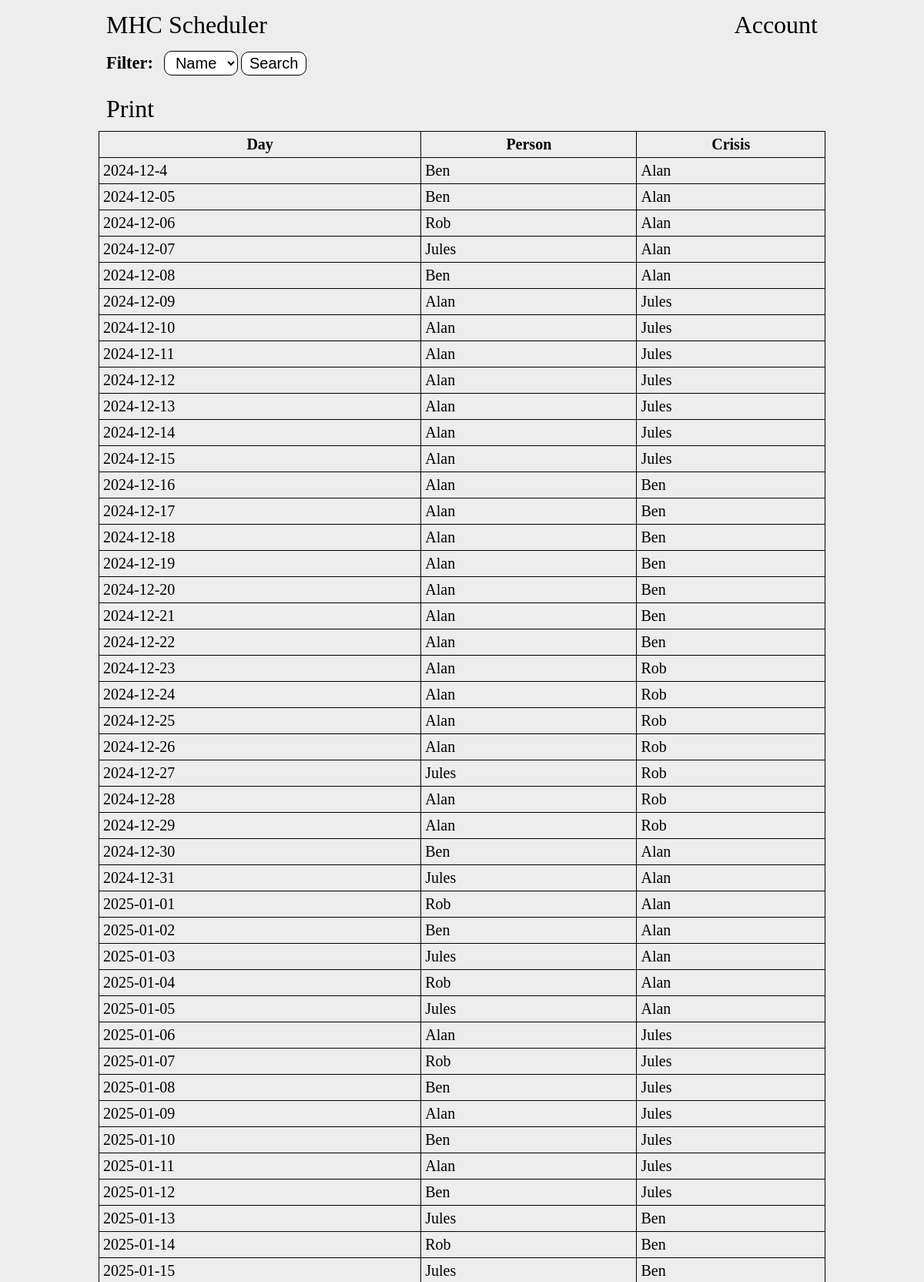
The page / (upper part) on the database its author committed.
### tables this page shows
CREATE TABLE days (id INTEGER NOT NULL, person_id INTEGER NOT NULL, date VARCHAR(255) NOT NULL, crisis_id INTEGER, completed bool, PRIMARY KEY(id), FOREIGN KEY (person_id) REFERENCES people(id));

CREATE TABLE people (id INTEGER NOT NULL, name varchar(255) NOT NULL, admin bool NOT NULL, diff int NOT NULL, password varchar(255), email varchar(255), number INTEGER, sessions bit(10), weight INTEGER, end_diff int, PRIMARY KEY (id));

### app.py (the view)
@app.route("/", methods=["GET"])
def index():
    con = sqlite3.connect("main.db")
    con.row_factory = sqlite3.Row
    cur = con.cursor()
    cur.execute("SELECT name, id FROM people;")
    rows = cur.fetchall()
    peopleData = [dict(row) for row in rows]
    if request.args.get('person'):
        person = request.args.get('person') # Filter days so that only the selected person shows
        cur.execute("SELECT days.date, p1.name AS oncall, p2.name AS crisis FROM days JOIN people p1 ON days.person_id = p1.id JOIN people p2 ON days.crisis_id = p2.id WHERE (days.person_id = ? OR days.crisis_id = ?) AND days.completed = 0 ORDER BY days.id ASC LIMIT 50", (person,person))
    else: # Display all days with a limit of 50
        cur.execute("SELECT date, p1.name AS oncall, p2.name AS crisis FROM days JOIN people p1 ON days.person_id = p1.id JOIN people p2 ON days.crisis_id = p2.id AND days.completed = 0 ORDER BY days.id ASC LIMIT 50")
    rows = cur.fetchall()
    daysData = [dict(row) for row in rows]
    con.close()
    if session.get("admin") != None:
        adminPerms = session['admin']
        if adminPerms == 1:
            return render_template('index.html', people=peopleData, days=daysData, accountLink="./signin", controlText="Admin", controlLink="./account")
        else:
            return render_template('index.html', people=peopleData, days=daysData, accountLink="./signin", controlText="Swaps", controlLink="./account")
    else:
        return render_template('index.html', people=peopleData, days=daysData, accountLink="./signin")

### app.py (called while the page is built)
@app.after_request
def add_header(response):
    response.headers["Cache-Control"] = "no-store, no-cache, must-revalidate, post-check=0, pre-check=0, max-age=0"
    response.headers["Pragma"] = "no-cache"
    response.headers["Expires"] = "0"
    return response

### templates/index.html (shortened to what this page needs)
{% extends "base.html" %}
{% block body %}
<nav>
    <a href="./">MHC Scheduler</a>
    <div>
        <a href="signin">Account</a>
    </div>
</nav>
<main>
    <form method="get">
        <label for="filter">Filter: </label>
        <select name="person" id="filter">
            <option disabled selected>Name</option>
        </select>
        <input type="submit" value="Search">
    </form>
    <a class="print" href="./print">Print</a>
    <table>
        <tr>
            <th>Day</th>
            <th>Person</th>
            <th>Crisis</th>
        </tr>
        {% for day in days %}
        <tr>
            <td>{{ day['date'] }}</td>
            <td>{{ day['oncall'] }}</td>
            <td>{{ day['crisis'] }}</td>
        </tr>
        {% endfor %}
    </table>
</main>
{% endblock %}

### templates/base.html (shortened to what this page needs)
<!DOCTYPE html>
<html lang="en">
    <head>
        <link rel="stylesheet" href="{{ url_for('static', filename='main.css') }}">
    </head>
    <body>
        {% block body %}
        {% endblock %}
    </body>
</html>

### static/main.css (style rules this page uses)
body { background-color: rgb(237, 237, 237); padding: 0 10%; }
nav { color: black; display: flex; flex-direction: row; justify-content: space-between; align-items: center; height: 6vh; }
.print, nav a { color: black; text-decoration: none; padding: 10px; font-size: 2rem; border-radius: 10px; }
label, select, input { display: inline-block; font-size: 1.25rem; padding: 3px 10px; border-radius: 10px; }
label { font-weight: bold; font-size: 1.4rem; }
select, input { background-color: white; border: 1px solid black; }
form { margin: 10px 0 20px 0; }
form input { margin-bottom: 5px; }
table { width: 100%; margin: 10px 0; }
th, td { padding: 5px; font-size: 1.25rem; }
table, th, td { border: 1px solid black; border-collapse: collapse; }

### rows shown on the page
days: date "2024-12-4", oncall "Ben", crisis "Alan"
days: date "2024-12-05", oncall "Ben", crisis "Alan"
days: date "2024-12-06", oncall "Rob", crisis "Alan"
days: date "2024-12-07", oncall "Jules", crisis "Alan"
days: date "2024-12-08", oncall "Ben", crisis "Alan"
days: date "2024-12-09", oncall "Alan", crisis "Jules"
days: date "2024-12-10", oncall "Alan", crisis "Jules"
days: date "2024-12-11", oncall "Alan", crisis "Jules"
days: date "2024-12-12", oncall "Alan", crisis "Jules"
days: date "2024-12-13", oncall "Alan", crisis "Jules"
days: date "2024-12-14", oncall "Alan", crisis "Jules"
days: date "2024-12-15", oncall "Alan", crisis "Jules"
days: date "2024-12-16", oncall "Alan", crisis "Ben"
days: date "2024-12-17", oncall "Alan", crisis "Ben"
days: date "2024-12-18", oncall "Alan", crisis "Ben"
days: date "2024-12-19", oncall "Alan", crisis "Ben"
days: date "2024-12-20", oncall "Alan", crisis "Ben"
days: date "2024-12-21", oncall "Alan", crisis "Ben"
days: date "2024-12-22", oncall "Alan", crisis "Ben"
days: date "2024-12-23", oncall "Alan", crisis "Rob"
days: date "2024-12-24", oncall "Alan", crisis "Rob"
days: date "2024-12-25", oncall "Alan", crisis "Rob"
days: date "2024-12-26", oncall "Alan", crisis "Rob"
days: date "2024-12-27", oncall "Jules", crisis "Rob"
days: date "2024-12-28", oncall "Alan", crisis "Rob"
days: date "2024-12-29", oncall "Alan", crisis "Rob"
days: date "2024-12-30", oncall "Ben", crisis "Alan"
days: date "2024-12-31", oncall "Jules", crisis "Alan"
days: date "2025-01-01", oncall "Rob", crisis "Alan"
days: date "2025-01-02", oncall "Ben", crisis "Alan"
days: date "2025-01-03", oncall "Jules", crisis "Alan"
days: date "2025-01-04", oncall "Rob", crisis "Alan"
days: date "2025-01-05", oncall "Jules", crisis "Alan"
days: date "2025-01-06", oncall "Alan", crisis "Jules"
days: date "2025-01-07", oncall "Rob", crisis "Jules"
days: date "2025-01-08", oncall "Ben", crisis "Jules"
days: date "2025-01-09", oncall "Alan", crisis "Jules"
days: date "2025-01-10", oncall "Ben", crisis "Jules"
days: date "2025-01-11", oncall "Alan", crisis "Jules"
days: date "2025-01-12", oncall "Ben", crisis "Jules"
days: date "2025-01-13", oncall "Jules", crisis "Ben"
days: date "2025-01-14", oncall "Rob", crisis "Ben"
days: date "2025-01-15", oncall "Jules", crisis "Ben"
